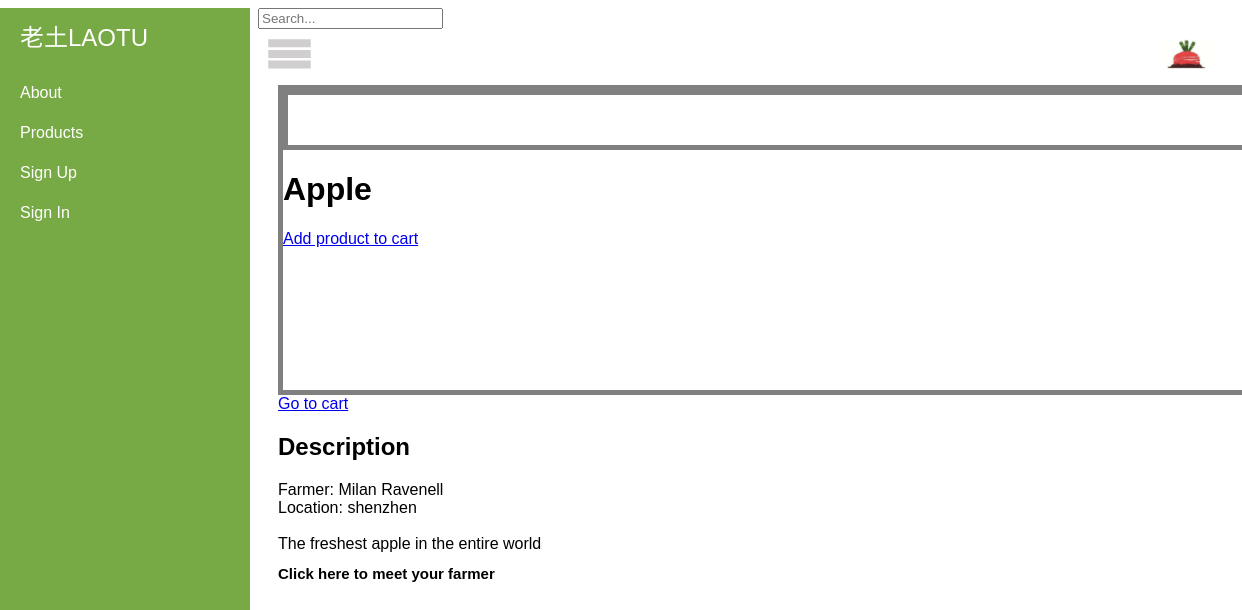
The page /1 on the database its author committed.
### tables this page shows
CREATE TABLE product (
    product_id integer primary key autoincrement,
    title text not null,
    category text not null,
    quantity integer not null,
    price decimal(7,2) not null,
    location text not null,
    description text not null,
    producer_id integer not null,
    FOREIGN KEY (producer_id) REFERENCES producer(producer_id)
);

CREATE TABLE producer (
    producer_id integer primary key autoincrement,
    user_name text not null,
    email text,
    pw_hash text not null,
    location text
);

### laotu.py (the view)
@app.route('/<int:product_id>')
def show_product(product_id):
    product = query_db('select * from product where product.product_id = ?', [product_id], one=True)
    producer = query_db('select * from producer where producer.producer_id = ?', str(product['producer_id']), one=True)
    return render_template('product.html', product=product, producer=producer)

### laotu.py (called while the page is built)
def get_db():
    top = _app_ctx_stack.top
    if not hasattr(top, 'sqlite_db'):
        top.sqlite_db = sqlite3.connect(app.config['DATABASE'])
        top.sqlite_db.row_factory = sqlite3.Row
    return top.sqlite_db

@app.teardown_appcontext
def close_database(exception):
    top = _app_ctx_stack.top
    if hasattr(top, 'sqlite_db'):
        top.sqlite_db.close()

def query_db(query, args=(), one=False):
    cur = get_db().execute(query, args)
    rv = cur.fetchall()
    return (rv[0] if rv else None) if one else rv

@app.before_request
def before_request():
    g.user = None
    if 'user_id' in session:
        g.user = query_db('select * from user where user_id = ?',
                          [session['user_id']], one=True)

### templates/product.html
{% extends "layout.html" %}
{% block main %}
	<div class="product_main" style="border: 5px solid grey; height: 300px">
		<div class="pic" style="border: 5px solid grey; height: 50px">
		</div>
		<h1>{{product.title}}</h1>
		<a class="add_product" href="{{ url_for('add_product', product_id=product.product_id)
	}}">Add product to cart</a>
	</div>
	<a href="{{ url_for('get_cart')}}">Go to cart</a>
	<div class="description">
		<h2>Description</h2>
		Farmer: {{producer.user_name}}<br>
		Location: {{product.location}}<br>
		<br>
		{{product.description}}
	</div>
	<div class="producer">
		<h2 style="font-size: 15px;">Click here to meet your farmer</h2>
	</div>
{% endblock %}

### static/css/style.css (style rules this page uses)
body { background: #fff; font-family: 'Trebuchet MS', sans-serif; font-size: 16px; }

### static/css/sidebar.css (style rules this page uses)
body { overflow-x: hidden; }

### rows shown on the page
product: title "Apple", location "shenzhen", description "The freshest apple in the entire world"
producer: user_name "Milan Ravenell"
